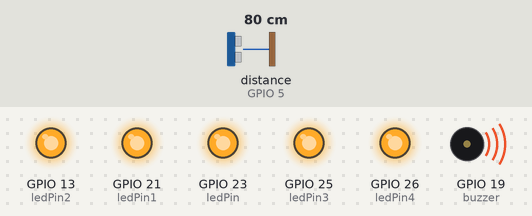
A sketch run on a simulated ESP32. Shown: output pins drawn as LEDs (lit = HIGH), buzzer (waves = sounding). Wiring (inferred from the names in the program): ultrasonic range finder: trigger GPIO 18; echo GPIO 5. The inputs (shaded band) are chosen by the test bench; at power-on: distance to the obstacle (sensor on GPIO 5) 80 cm. The echo pulse lasts 58.3 µs per cm; pins used as bus, display or sensor lines are not drawn; what the sketch prints to the serial monitor is not drawn.

Above: at 0.1 s.
Timing chart, 0 to 40.0 s (numbered marks = the images above):
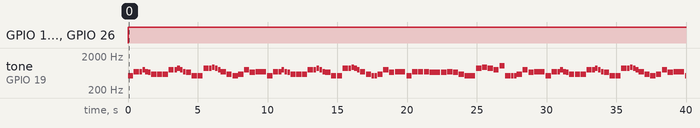

The sketch:

BuzzerLeds.ino
```cpp
#define NOTE_B0  31
#define NOTE_C1  33
#define NOTE_CS1 35
#define NOTE_D1  37
#define NOTE_DS1 39
#define NOTE_E1  41
#define NOTE_F1  44
#define NOTE_FS1 46
#define NOTE_G1  49
#define NOTE_GS1 52
#define NOTE_A1  55
#define NOTE_AS1 58
#define NOTE_B1  62
#define NOTE_C2  65
#define NOTE_CS2 69
#define NOTE_D2  73
#define NOTE_DS2 78
#define NOTE_E2  82
#define NOTE_F2  87
#define NOTE_FS2 93
#define NOTE_G2  98
#define NOTE_GS2 104
#define NOTE_A2  110
#define NOTE_AS2 117
#define NOTE_B2  123
#define NOTE_C3  131
#define NOTE_CS3 139
#define NOTE_D3  147
#define NOTE_DS3 156
#define NOTE_E3  165
#define NOTE_F3  175
#define NOTE_FS3 185
#define NOTE_G3  196
#define NOTE_GS3 208
#define NOTE_A3  220
#define NOTE_AS3 233
#define NOTE_B3  247
#define NOTE_C4  262
#define NOTE_CS4 277
#define NOTE_D4  294
#define NOTE_DS4 311
#define NOTE_E4  330
#define NOTE_F4  349
#define NOTE_FS4 370
#define NOTE_G4  392
#define NOTE_GS4 415
#define NOTE_A4  440
#define NOTE_AS4 466
#define NOTE_B4  494
#define NOTE_C5  523
#define NOTE_CS5 554
#define NOTE_D5  587
#define NOTE_DS5 622
#define NOTE_E5  659
#define NOTE_F5  698
#define NOTE_FS5 740
#define NOTE_G5  784
#define NOTE_GS5 831
#define NOTE_A5  880
#define NOTE_AS5 932
#define NOTE_B5  988
#define NOTE_C6  1047
#define NOTE_CS6 1109
#define NOTE_D6  1175
#define NOTE_DS6 1245
#define NOTE_E6  1319
#define NOTE_F6  1397
#define NOTE_FS6 1480
#define NOTE_G6  1568
#define NOTE_GS6 1661
#define NOTE_A6  1760
#define NOTE_AS6 1865
#define NOTE_B6  1976
#define NOTE_C7  2093
#define NOTE_CS7 2217
#define NOTE_D7  2349
#define NOTE_DS7 2489
#define NOTE_E7  2637
#define NOTE_F7  2794
#define NOTE_FS7 2960
#define NOTE_G7  3136
#define NOTE_GS7 3322
#define NOTE_A7  3520
#define NOTE_AS7 3729
#define NOTE_B7  3951
#define NOTE_C8  4186
#define NOTE_CS8 4435
#define NOTE_D8  4699
#define NOTE_DS8 4978
#define REST      0

#define NOTE_B0  31
#define NOTE_C1  33
#define NOTE_CS1 35
#define NOTE_D1  37
#define NOTE_DS1 39
#define NOTE_E1  41
#define NOTE_F1  44
#define NOTE_FS1 46
#define NOTE_G1  49
#define NOTE_GS1 52
#define NOTE_A1  55
#define NOTE_AS1 58
#define NOTE_B1  62
#define NOTE_C2  65
#define NOTE_CS2 69
#define NOTE_D2  73
#define NOTE_DS2 78
#define NOTE_E2  82
#define NOTE_F2  87
#define NOTE_FS2 93
#define NOTE_G2  98
#define NOTE_GS2 104
#define NOTE_A2  110
#define NOTE_AS2 117
#define NOTE_B2  123
#define NOTE_C3  131
#define NOTE_CS3 139
#define NOTE_D3  147
#define NOTE_DS3 156
#define NOTE_E3  165
#define NOTE_F3  175
#define NOTE_FS3 185
#define NOTE_G3  196
#define NOTE_GS3 208
#define NOTE_A3  220
#define NOTE_AS3 233
#define NOTE_B3  247
#define NOTE_C4  262
#define NOTE_CS4 277
#define NOTE_D4  294
#define NOTE_DS4 311
#define NOTE_E4  330
#define NOTE_F4  349
#define NOTE_FS4 370
#define NOTE_G4  392
#define NOTE_GS4 415
#define NOTE_A4  440
#define NOTE_AS4 466
#define NOTE_B4  494
#define NOTE_C5  523
#define NOTE_CS5 554
#define NOTE_D5  587
#define NOTE_DS5 622
#define NOTE_E5  659
#define NOTE_F5  698
#define NOTE_FS5 740
#define NOTE_G5  784
#define NOTE_GS5 831
#define NOTE_A5  880
#define NOTE_AS5 932
#define NOTE_B5  988
#define NOTE_C6  1047
#define NOTE_CS6 1109
#define NOTE_D6  1175
#define NOTE_DS6 1245
#define NOTE_E6  1319
#define NOTE_F6  1397
#define NOTE_FS6 1480
#define NOTE_G6  1568
#define NOTE_GS6 1661
#define NOTE_A6  1760
#define NOTE_AS6 1865
#define NOTE_B6  1976
#define NOTE_C7  2093
#define NOTE_CS7 2217
#define NOTE_D7  2349
#define NOTE_DS7 2489
#define NOTE_E7  2637
#define NOTE_F7  2794
#define NOTE_FS7 2960
#define NOTE_G7  3136
#define NOTE_GS7 3322
#define NOTE_A7  3520
#define NOTE_AS7 3729
#define NOTE_B7  3951
#define NOTE_C8  4186
#define NOTE_CS8 4435
#define NOTE_D8  4699
#define NOTE_DS8 4978
#define REST 0
// Define otro objeto servo para el servo conectado al pin 21

const int ledPin = 23;  // Pin para los LEDs
const int trigPin = 18; // Pin de salida del sensor ultrasónico (TRIG)
const int echoPin = 5;  // Pin de entrada del sensor ultrasónico (ECHO)
int buzzer = 19;  // Pin para el buzzer
int tempo=144;
const int ledPin1 = 21;  // Primer LED
const int ledPin2 = 13;  // Segundo LED
const int ledPin3 = 25;  // Tercer LED
const int ledPin4 = 26;  // Cuarto LED

// change this to whichever pin you want to use

void setup() {
  // Configurar pines
  pinMode(ledPin, OUTPUT);
   Serial.begin(9600);
  pinMode(trigPin, OUTPUT);
  pinMode(echoPin, INPUT);
  pinMode(buzzer, OUTPUT);
   pinMode(ledPin1, OUTPUT);
  pinMode(ledPin2, OUTPUT);
  pinMode(ledPin3, OUTPUT);
  pinMode(ledPin4, OUTPUT);


}
int melody[] = {

  // We Wish You a Merry Christmas
  // Score available at https://musescore.com/user/6208766/scores/1497501

  NOTE_C5,4, //1
  NOTE_F5,4, NOTE_F5,8, NOTE_G5,8, NOTE_F5,8, NOTE_E5,8,
  NOTE_D5,4, NOTE_D5,4, NOTE_D5,4,
  NOTE_G5,4, NOTE_G5,8, NOTE_A5,8, NOTE_G5,8, NOTE_F5,8,
  NOTE_E5,4, NOTE_C5,4, NOTE_C5,4,
  NOTE_A5,4, NOTE_A5,8, NOTE_AS5,8, NOTE_A5,8, NOTE_G5,8,
  NOTE_F5,4, NOTE_D5,4, NOTE_C5,8, NOTE_C5,8,
  NOTE_D5,4, NOTE_G5,4, NOTE_E5,4,

  NOTE_F5,2, NOTE_C5,4, //8
  NOTE_F5,4, NOTE_F5,8, NOTE_G5,8, NOTE_F5,8, NOTE_E5,8,
  NOTE_D5,4, NOTE_D5,4, NOTE_D5,4,
  NOTE_G5,4, NOTE_G5,8, NOTE_A5,8, NOTE_G5,8, NOTE_F5,8,
  NOTE_E5,4, NOTE_C5,4, NOTE_C5,4,
  NOTE_A5,4, NOTE_A5,8, NOTE_AS5,8, NOTE_A5,8, NOTE_G5,8,
  NOTE_F5,4, NOTE_D5,4, NOTE_C5,8, NOTE_C5,8,
  NOTE_D5,4, NOTE_G5,4, NOTE_E5,4,
  NOTE_F5,2, NOTE_C5,4,

  NOTE_F5,4, NOTE_F5,4, NOTE_F5,4,//17
  NOTE_E5,2, NOTE_E5,4,
  NOTE_F5,4, NOTE_E5,4, NOTE_D5,4,
  NOTE_C5,2, NOTE_A5,4,
  NOTE_AS5,4, NOTE_A5,4, NOTE_G5,4,
  NOTE_C6,4, NOTE_C5,4, NOTE_C5,8, NOTE_C5,8,
  NOTE_D5,4, NOTE_G5,4, NOTE_E5,4,
  NOTE_F5,2, NOTE_C5,4,
  NOTE_F5,4, NOTE_F5,8, NOTE_G5,8, NOTE_F5,8, NOTE_E5,8,
  NOTE_D5,4, NOTE_D5,4, NOTE_D5,4,

  NOTE_G5,4, NOTE_G5,8, NOTE_A5,8, NOTE_G5,8, NOTE_F5,8, //27
  NOTE_E5,4, NOTE_C5,4, NOTE_C5,4,
  NOTE_A5,4, NOTE_A5,8, NOTE_AS5,8, NOTE_A5,8, NOTE_G5,8,
  NOTE_F5,4, NOTE_D5,4, NOTE_C5,8, NOTE_C5,8,
  NOTE_D5,4, NOTE_G5,4, NOTE_E5,4,
  NOTE_F5,2, NOTE_C5,4,
  NOTE_F5,4, NOTE_F5,4, NOTE_F5,4,
  NOTE_E5,2, NOTE_E5,4,
  NOTE_F5,4, NOTE_E5,4, NOTE_D5,4,

  NOTE_C5,2, NOTE_A5,4,//36
  NOTE_AS5,4, NOTE_A5,4, NOTE_G5,4,
  NOTE_C6,4, NOTE_C5,4, NOTE_C5,8, NOTE_C5,8,
  NOTE_D5,4, NOTE_G5,4, NOTE_E5,4,
  NOTE_F5,2, NOTE_C5,4,
  NOTE_F5,4, NOTE_F5,8, NOTE_G5,8, NOTE_F5,8, NOTE_E5,8,
  NOTE_D5,4, NOTE_D5,4, NOTE_D5,4,
  NOTE_G5,4, NOTE_G5,8, NOTE_A5,8, NOTE_G5,8, NOTE_F5,8,
  NOTE_E5,4, NOTE_C5,4, NOTE_C5,4,

  NOTE_A5,4, NOTE_A5,8, NOTE_AS5,8, NOTE_A5,8, NOTE_G5,8,//45
  NOTE_F5,4, NOTE_D5,4, NOTE_C5,8, NOTE_C5,8,
  NOTE_D5,4, NOTE_G5,4, NOTE_E5,4,
  NOTE_F5,2, NOTE_C5,4,
  NOTE_F5,4, NOTE_F5,8, NOTE_G5,8, NOTE_F5,8, NOTE_E5,8,
  NOTE_D5,4, NOTE_D5,4, NOTE_D5,4,
  NOTE_G5,4, NOTE_G5,8, NOTE_A5,8, NOTE_G5,8, NOTE_F5,8,
  NOTE_E5,4, NOTE_C5,4, NOTE_C5,4,

  NOTE_A5,4, NOTE_A5,8, NOTE_AS5,8, NOTE_A5,8, NOTE_G5,8, //53
  NOTE_F5,4, NOTE_D5,4, NOTE_C5,8, NOTE_C5,8,
  NOTE_D5,4, NOTE_G5,4, NOTE_E5,4,
  NOTE_F5,2, REST,4,

   //Based on the arrangement at https://www.flutetunes.com/tunes.php?id=192

  NOTE_E5, 4,  NOTE_B4,8,  NOTE_C5,8,  NOTE_D5,4,  NOTE_C5,8,  NOTE_B4,8,
  NOTE_A4, 4,  NOTE_A4,8,  NOTE_C5,8,  NOTE_E5,4,  NOTE_D5,8,  NOTE_C5,8,
  NOTE_B4, -4,  NOTE_C5,8,  NOTE_D5,4,  NOTE_E5,4,
  NOTE_C5, 4,  NOTE_A4,4,  NOTE_A4,8,  NOTE_A4,4,  NOTE_B4,8,  NOTE_C5,8,

  NOTE_D5, -4,  NOTE_F5,8,  NOTE_A5,4,  NOTE_G5,8,  NOTE_F5,8,
  NOTE_E5, -4,  NOTE_C5,8,  NOTE_E5,4,  NOTE_D5,8,  NOTE_C5,8,
  NOTE_B4, 4,  NOTE_B4,8,  NOTE_C5,8,  NOTE_D5,4,  NOTE_E5,4,
  NOTE_C5, 4,  NOTE_A4,4,  NOTE_A4,4, REST, 4,

  NOTE_E5, 4,  NOTE_B4,8,  NOTE_C5,8,  NOTE_D5,4,  NOTE_C5,8,  NOTE_B4,8,
  NOTE_A4, 4,  NOTE_A4,8,  NOTE_C5,8,  NOTE_E5,4,  NOTE_D5,8,  NOTE_C5,8,
  NOTE_B4, -4,  NOTE_C5,8,  NOTE_D5,4,  NOTE_E5,4,
  NOTE_C5, 4,  NOTE_A4,4,  NOTE_A4,8,  NOTE_A4,4,  NOTE_B4,8,  NOTE_C5,8,

  NOTE_D5, -4,  NOTE_F5,8,  NOTE_A5,4,  NOTE_G5,8,  NOTE_F5,8,
  NOTE_E5, -4,  NOTE_C5,8,  NOTE_E5,4,  NOTE_D5,8,  NOTE_C5,8,
  NOTE_B4, 4,  NOTE_B4,8,  NOTE_C5,8,  NOTE_D5,4,  NOTE_E5,4,
  NOTE_C5, 4,  NOTE_A4,4,  NOTE_A4,4, REST, 4,


  NOTE_E5,2,  NOTE_C5,2,
  NOTE_D5,2,   NOTE_B4,2,
  NOTE_C5,2,   NOTE_A4,2,
  NOTE_GS4,2,  NOTE_B4,4,  REST,8,
  NOTE_E5,2,   NOTE_C5,2,
  NOTE_D5,2,   NOTE_B4,2,
  NOTE_C5,4,   NOTE_E5,4,  NOTE_A5,2,
  NOTE_GS5,2,
};
int notes = sizeof(melody) / sizeof(melody[0]) / 2;

// this calculates the duration of a whole note in ms
int wholenote = (60000 * 4) / tempo;

int divider = 0, noteDuration = 0;

void loop() {
  // Encender todos los LEDs conectados al pin 23
  digitalWrite(ledPin, HIGH);

    // Medir la distancia con el sensor ultrasónico
  digitalWrite(trigPin, LOW);
  delayMicroseconds(1);
  digitalWrite(trigPin, HIGH);
  delayMicroseconds(10);
  digitalWrite(trigPin, LOW);// Convertir la duración en distancia en centímetros

  long duration = pulseIn(echoPin, HIGH);

  float distance = (duration / 2.0) * 0.0343;

  Serial.print("Distancia: ");
  Serial.print(distance);
  Serial.println(" cm");

  digitalWrite(ledPin1, HIGH);
  digitalWrite(ledPin2, HIGH);
  digitalWrite(ledPin3, HIGH);
  digitalWrite(ledPin4, HIGH);

  // Si la distancia es menor a 10 cm, activar el buzzer
  if (distance <= 100) {
   // iterate over the notes of the melody.
  // Remember, the array is twice the number of notes (notes + durations)
 for (int thisNote = 0; thisNote < notes * 2; thisNote = thisNote + 2) {

    // calculates the duration of each note
    divider = melody[thisNote + 1];
    if (divider > 0) {
      // regular note, just proceed
      noteDuration = (wholenote) / divider;
    } else if (divider < 0) {
      // dotted notes are represented with negative durations!!
      noteDuration = (wholenote) / abs(divider);
      noteDuration *= 1.5; // increases the duration in half for dotted notes
    }

    // we only play the note for 90% of the duration, leaving 10% as a pause
    tone(buzzer, melody[thisNote], noteDuration * 0.9);

    // Wait for the specief duration before playing the next note.
    delay(noteDuration);

    // stop the waveform generation before the next note.
    noTone(buzzer);


  }

  }else{

  }
   digitalWrite(ledPin1, LOW);
  digitalWrite(ledPin2, LOW);
  digitalWrite(ledPin3, LOW);
  digitalWrite(ledPin4, LOW);

  delay(1000);  // Pausa de 1 segundo

  delay(1000);
// Pausa de 1 segundo
}
```

Measured:
- by itself, GPIO 13 (ledPin2), GPIO 21 (ledPin1), GPIO 25 (ledPin3), GPIO 26 (ledPin4): LOW → HIGH at 0.01 s
- by itself, tone on GPIO 19 (buzzer): plays 523 Hz for 0.37 s, 698 Hz for 0.37 s, 698 Hz for 0.19 s, 784 Hz for 0.19 s, 698 Hz for 0.19 s, 659 Hz for 0.19 s … (113 notes in this stretch)
